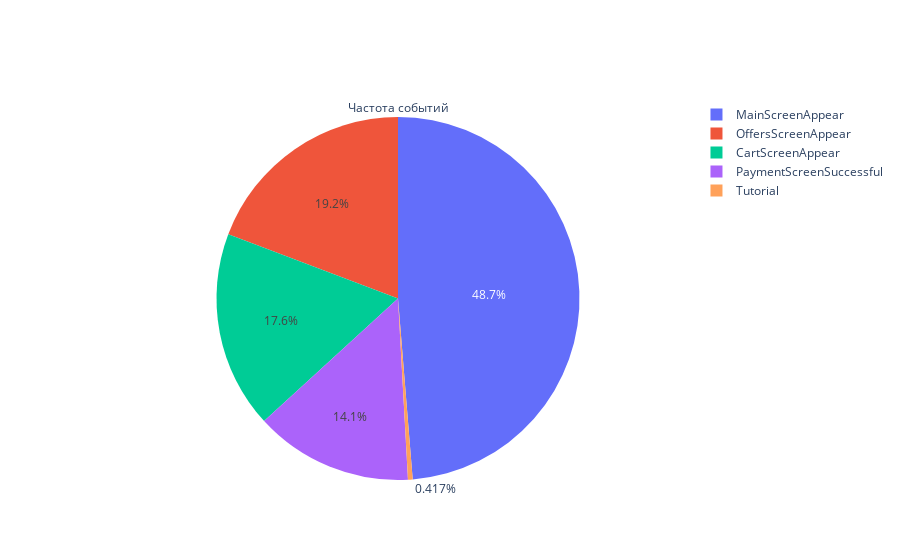

Write notebook code for a chart like this one.
### Markdown cell above
### Визуализация частоты событий

### Code cell
fig = go.Figure(data=[go.Pie(labels=actual_data['event_type'].value_counts().index, values=actual_data['event_type'].value_counts(), \
                             title='Частота событий')])
fig.show()

### Figure 1 — Plotly figure (JSON) as saved in the notebook; plotly's stock layout.template omitted (floating-point values rounded to 4 significant figures)
{"data": [{"labels": ["MainScreenAppear", "OffersScreenAppear", "CartScreenAppear", "PaymentScreenSuccessful", "Tutorial"], "title": {"text": "Частота событий"}, "type": "pie", "values": [117328, 46333, 42303, 33918, 1005]}], "layout": {}}
